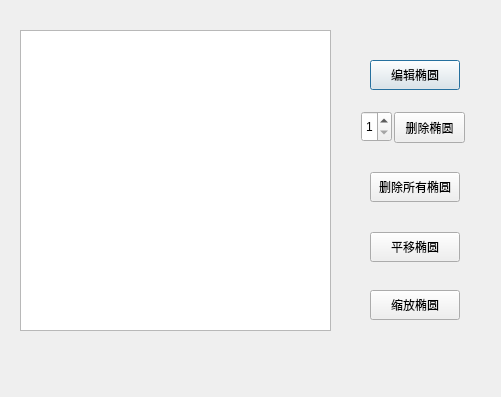
<?xml version="1.0" encoding="UTF-8"?>
<ui version="4.0">
 <class>editellipseDialog</class>
 <widget class="QDialog" name="editellipseDialog">
  <property name="geometry">
   <rect>
    <x>0</x>
    <y>0</y>
    <width>501</width>
    <height>397</height>
   </rect>
  </property>
  <property name="windowTitle">
   <string>Dialog</string>
  </property>
  <widget class="QTextBrowser" name="textBrowser">
   <property name="geometry">
    <rect>
     <x>20</x>
     <y>30</y>
     <width>311</width>
     <height>301</height>
    </rect>
   </property>
  </widget>
  <widget class="QPushButton" name="pushButton">
   <property name="geometry">
    <rect>
     <x>370</x>
     <y>60</y>
     <width>90</width>
     <height>30</height>
    </rect>
   </property>
   <property name="text">
    <string>编辑椭圆</string>
   </property>
  </widget>
  <widget class="QPushButton" name="pushButton_2">
   <property name="geometry">
    <rect>
     <x>394</x>
     <y>112</y>
     <width>71</width>
     <height>31</height>
    </rect>
   </property>
   <property name="text">
    <string>删除椭圆</string>
   </property>
  </widget>
  <widget class="QSpinBox" name="spinBox">
   <property name="geometry">
    <rect>
     <x>361</x>
     <y>111</y>
     <width>31</width>
     <height>31</height>
    </rect>
   </property>
   <property name="minimum">
    <number>1</number>
   </property>
  </widget>
  <widget class="QPushButton" name="pushButton_3">
   <property name="geometry">
    <rect>
     <x>370</x>
     <y>172</y>
     <width>90</width>
     <height>30</height>
    </rect>
   </property>
   <property name="text">
    <string>删除所有椭圆</string>
   </property>
  </widget>
  <widget class="QPushButton" name="pushButton_4">
   <property name="geometry">
    <rect>
     <x>370</x>
     <y>232</y>
     <width>90</width>
     <height>30</height>
    </rect>
   </property>
   <property name="text">
    <string>平移椭圆</string>
   </property>
  </widget>
  <widget class="QPushButton" name="pushButton_5">
   <property name="geometry">
    <rect>
     <x>370</x>
     <y>290</y>
     <width>90</width>
     <height>30</height>
    </rect>
   </property>
   <property name="text">
    <string>缩放椭圆</string>
   </property>
  </widget>
 </widget>
 <resources/>
 <connections/>
</ui>
